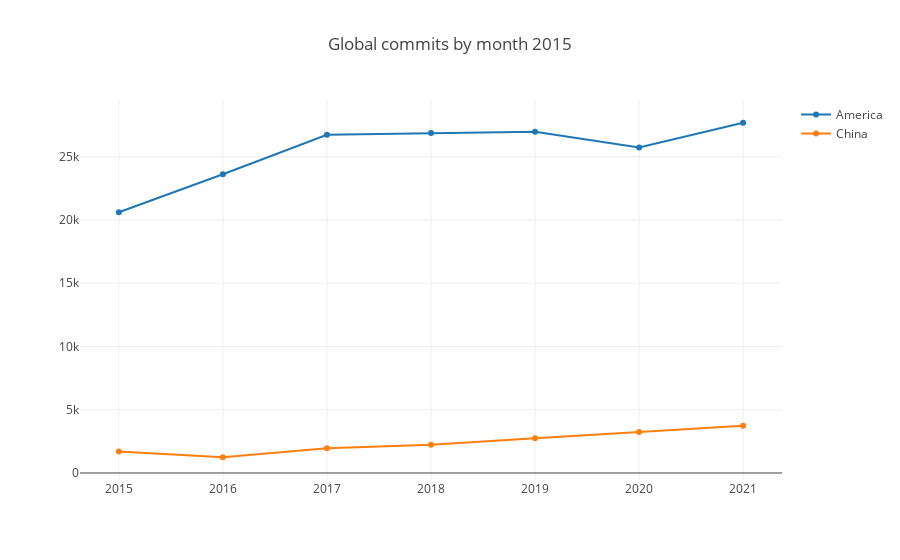

Notebook code cell kept with this figure:
### Markdown cell above
#### Code Change Commits
Code Change Commits is a CHAOSS metric，refer to https://chaoss.community/metric-code-changes/。

### Code cell
var startYear = 2015, startMonth = 1, endYear = 2021, endMonth = 12, x = [];
for (let y = startYear; y <= endYear; y++) x.push(`${y}`);
openDigger.metric.chaoss.codeChangeCommits({ labelIntersect: ['Region'], startYear, startMonth, endYear, endMonth, groupBy: 'Region', groupTimeRange: 'month', limit: -1 }).then(data => {
    openDigger.render.plotly(data.filter(row => row.name != 'Others').map(row => {
        return {
            x,
            y: row.count,
            mode: 'scatter',
            name: row.name
        };
    }), {title: `Global commits by month ${startYear}`, xaxis: {type: 'category'}});
});

### Figure 1 — Plotly figure (JSON) as saved in the notebook; plotly's stock layout.template omitted (floating-point values rounded to 4 significant figures)
{"data": [{"mode": "scatter", "name": "America", "x": ["2015", "2016", "2017", "2018", "2019", "2020", "2021"], "y": ["20621", "23623", "26745", "26890", "26987", "25745", "27695", "28121", "27893", "32263", "32326", "28140"]}, {"mode": "scatter", "name": "China", "x": ["2015", "2016", "2017", "2018", "2019", "2020", "2021"], "y": ["1704", "1243", "1947", "2225", "2750", "3240", "3725", "3382", "3356", "3103", "4664", "5052"]}], "layout": {"autosize": true, "title": {"text": "Global commits by month 2015"}, "xaxis": {"autorange": true, "range": [-0.3688, 6.369], "type": "category"}, "yaxis": {"autorange": true, "range": [-939.9, 29880.0], "type": "linear"}}}
